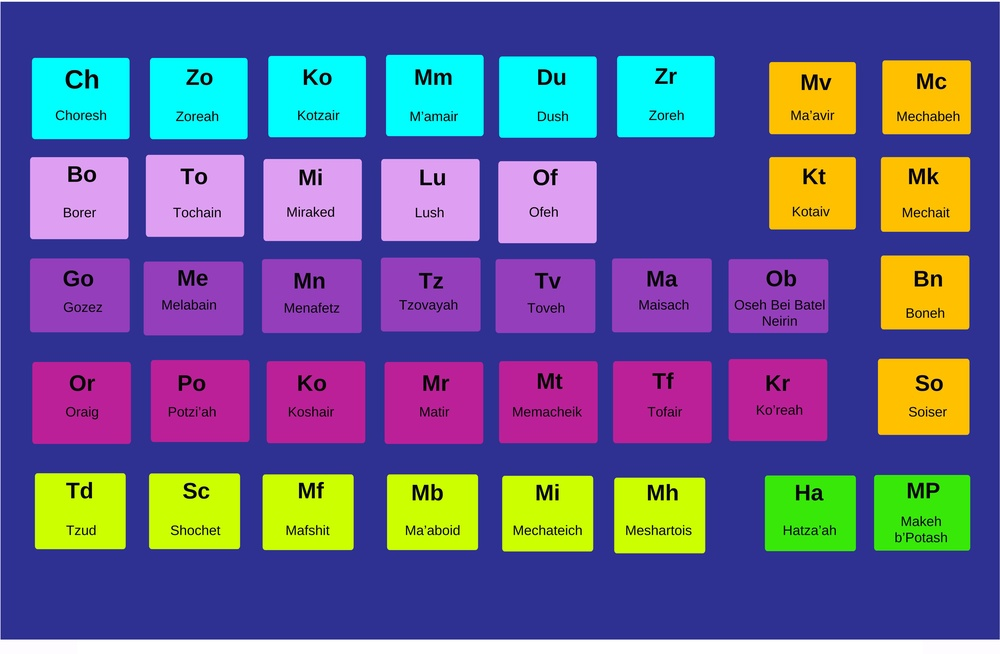
#> input picture chart.jpg, 1000 x 654 px, shrunk from 3900 x 2550 before the run
$ python extract_block.py
#> lines starting #> are read from the running program, lines starting #| are printed output that depends on the picture
#!/usr/bin/env python3
from PIL import Image

# Open the chart image
img = Image.open('chart.jpg')
#> img is the input picture: PIL image 1000x654 RGB; mean R, G, B 98.8, 97.6, 143.4
width, height = img.size
#> width = 1000; height = 654

print(f"Image dimensions: {width}x{height}")
#| Image dimensions: 1000x654

# Calculate approximate block dimensions
# The grid appears to be roughly 9 columns by 5 rows with some gaps
# Let's estimate the starting position and block size

# Margins from edges
left_margin = 40
top_margin = 75
right_margin = 40
bottom_margin = 40

# Calculate usable space
usable_width = width - left_margin - right_margin
#> usable_width = 920
usable_height = height - top_margin - bottom_margin
#> usable_height = 539

# Grid layout: 9 columns max, 5 rows
columns = 9
rows = 5

# Gap between blocks
gap = 10

# Calculate block dimensions
block_width = (usable_width - (columns - 1) * gap) // columns
#> block_width = 93
block_height = (usable_height - (rows - 1) * gap) // rows
#> block_height = 99

print(f"Calculated block size: {block_width}x{block_height}")
#| Calculated block size: 93x99
print(f"Gap: {gap}px")

# Extract the first block (top-left, "Choresh - Ch")
x1 = left_margin
y1 = top_margin
x2 = x1 + block_width
#> x2 = 133
y2 = y1 + block_height
#> y2 = 174

print(f"Extracting first block from ({x1},{y1}) to ({x2},{y2})")
#| Extracting first block from (40,75) to (133,174)

# Crop the first block
first_block = img.crop((x1, y1, x2, y2))
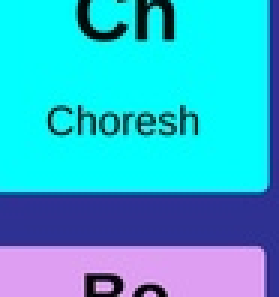
#> first_block: PIL image 93x99 RGB (shown 3 times larger); mean R, G, B 46.5, 183.5, 217.1

# Save it
output_path = 'images/choresh_test.png'
first_block.save(output_path)
print(f"Saved to {output_path}")
print(f"Block size: {first_block.size}")
#| Block size: (93, 99)

$ run again, with images/borer.png saved as chart.jpg
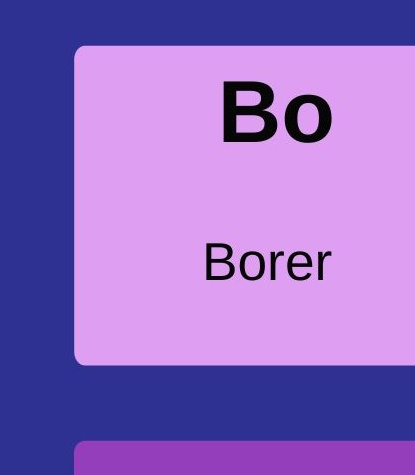
#> input picture images/borer.png, 415 x 475 px
#> img is the input picture: PIL image 415x475 RGB; mean R, G, B 143.9, 106.3, 195.6
#| Image dimensions: 415x475
#| Calculated block size: 28x64
#| Extracting first block from (40,75) to (68,139)
#> `first_block = img.crop((x1, y1, x2, y2))`:
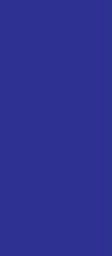
#> first_block: PIL image 28x64 RGB (shown 4 times larger); mean R, G, B 46, 48.9, 146.1
#| Block size: (28, 64)
